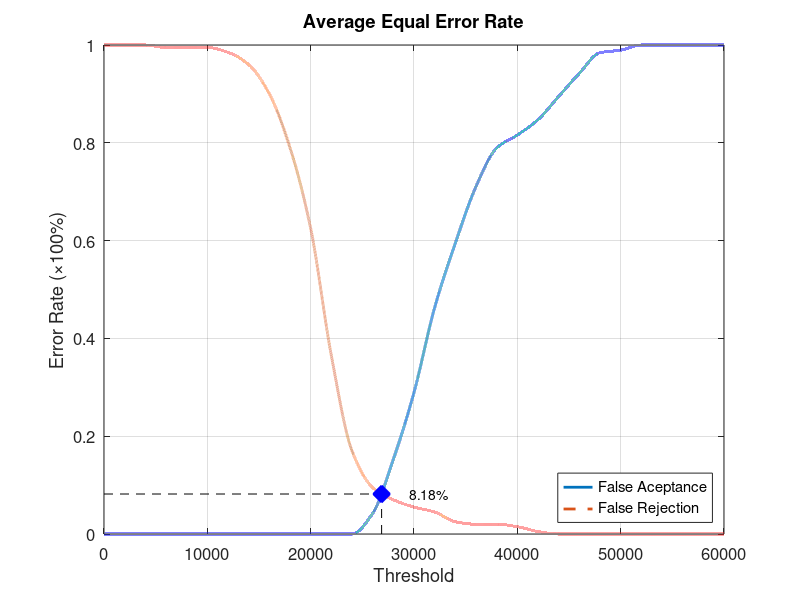
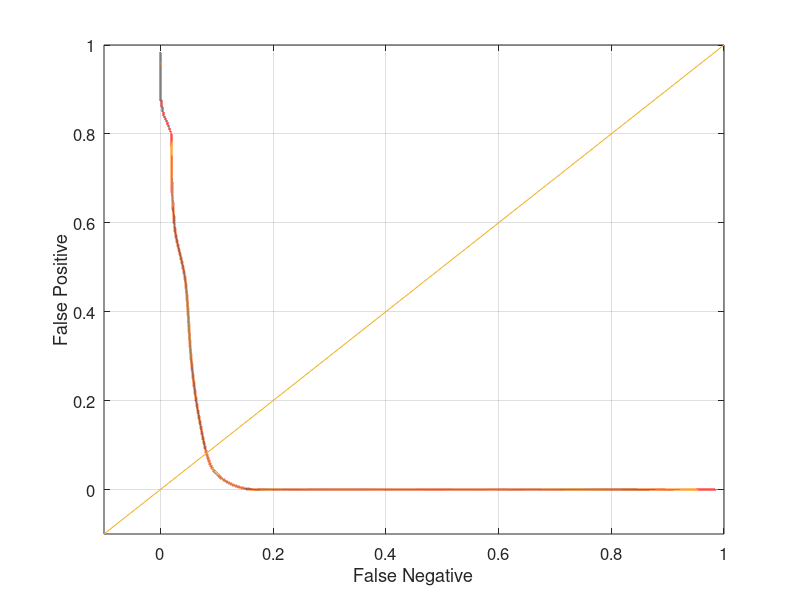

The MATLAB script that drew these images, in order:
function yEER = Database2_4
close all;
clear;
clc;
x = 0:2000:60000;
xq = 0:0.5:60000;

y0 = [0 0 0 0 0 0 0 0 0 0 0 0 0 0.0421053 0.152632 0.289474 0.463158 0.594737 0.710526 0.789474 0.815789 0.847368 0.894737 0.942105 0.984211 0.989474 1 1 1 1 1];
yy0 = interp1(x, y0, xq, 'pchip');
y1 = [1 1 1 0.995 0.995 0.995 0.985 0.96 0.9 0.79 0.625 0.365 0.17 0.095 0.07 0.055 0.045 0.025 0.02 0.02 0.015 0.005 0 0 0 0 0 0 0 0 0];
yy1 = interp1(x, y1, xq, 'pchip');

% Calculating EER: 
y2 = abs(y0 - y1);
find(y2 == min(y2))
yy2 = abs(yy0 - yy1);
xEER = find(yy2 == min(yy2));
xEERIndex = xq(xEER) % X-axis EER
yEER = yy0(xEER) % Y-axis EER

main = figure
plot(xq, yy0,'-','LineWidth', 2);	hold on
plot(xq, yy1,'--','LineWidth', 2);	hold on
plot([xEERIndex xEERIndex], [0 yEER], 'k--');	hold on
plot([0 xEERIndex], [yEER yEER], 'k--');	hold on
plot(xEERIndex, yEER, 'bx', 'LineWidth', 10);	hold on
text(xEERIndex + 10 * xEERIndex / 100, yEER, [num2str(round((10000 * yEER)) / 100) '%'])
legend('False Aceptance', 'False Rejection', 'Location', 'SouthEast')
xlabel('Threshold')
ylabel('Error Rate (\times100%)')
title('Average Equal Error Rate')
set(gca, 'FontSize', 12)
axis([0 60000 0 1])
grid on

print(main, 'Database2_4Main', '-dpng');
FNRxFPR = figure('Color', [1 1 1]);
plot(yy1, yy0, '-', yy1, yy0, 'LineWidth', 2);
hold on
y = -0.1:0.1:1
plot(y, y); 
set(gca, 'FontSize', 12)
xlabel('False Negative')
ylabel('False Positive')
axis([-0.1 1 -0.1 1])
set(gca, 'FontSize', 12)
grid on

print(FNRxFPR, 'Database2_4FNRxFPR','-dpng');
end
